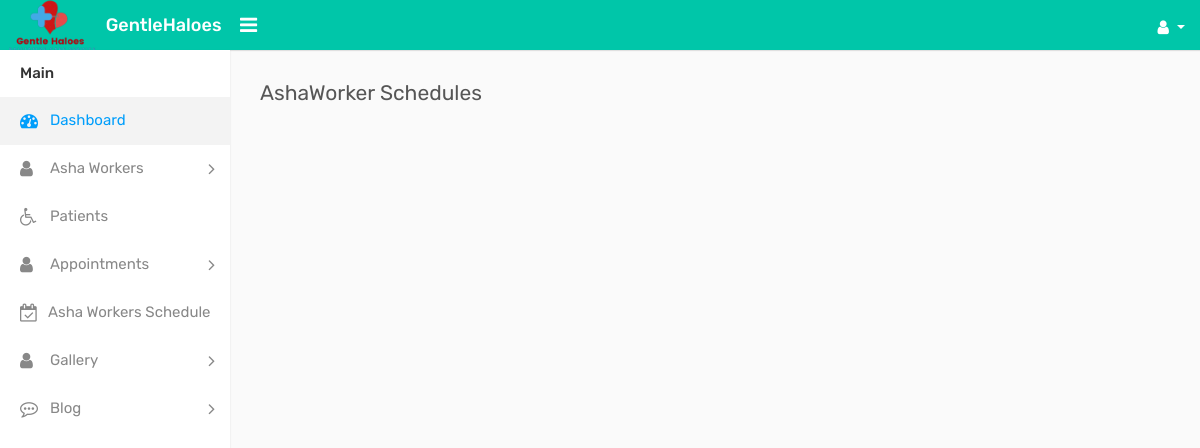
/schedule/, run on an earlier commit of the app's database.
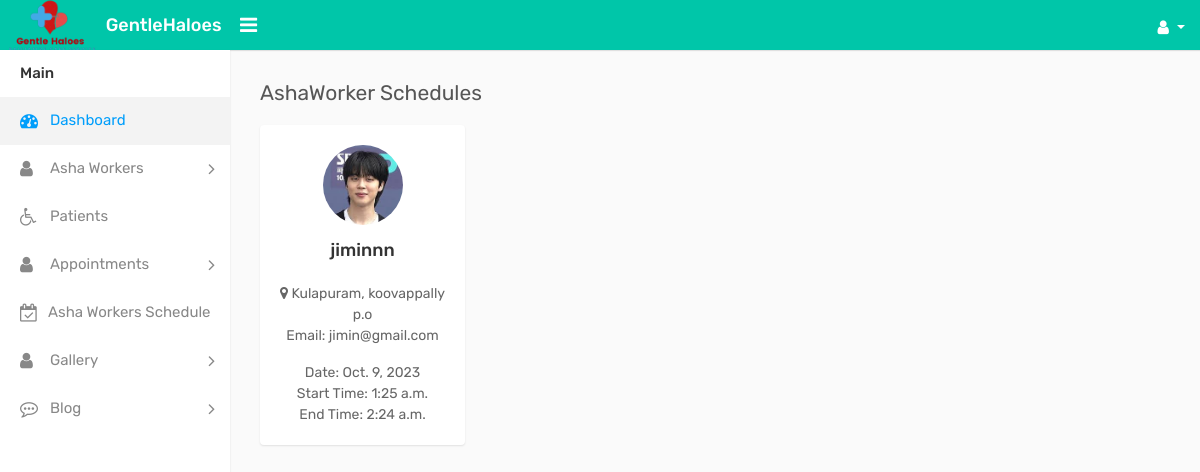
And on a later commit of the database.
### GHapp/models.py (models this page shows, shortened)
class Ashaworker(models.Model):
    user = models.ForeignKey(CustomUser, on_delete=models.CASCADE, blank=True, null=True)
    Name = models.CharField(max_length=100)
    email = models.EmailField(blank=True, null=True)
    admin_set_password = models.CharField(max_length=128, blank=True, null=True)
    date_of_birth = models.CharField(max_length=100)
    date_of_join = models.CharField(max_length=100)
    gender = models.CharField(max_length=10, choices=[('Male', 'Male'), ('Female', 'Female'), ('Other', 'Other')])
    address = models.TextField()
    taluk = models.CharField(max_length=100)
    Panchayat = models.CharField(max_length=100)
    ward = models.CharField(max_length=100,blank=True, null=True)
    postal = models.IntegerField()
    phone = models.IntegerField()
    profile_photo = models.ImageField(upload_to='profile_photos/', blank=True, null=True)
    id_proof = models.FileField(upload_to='id_proofs/', blank=True, null=True)
    edu_level=models.CharField(max_length=100,choices=[('High School', 'High School'), ('Bachelors Degree', 'Bachelors Degree'), ('Masters Degree', 'Masters Degree')],blank=True, null=True)
    edu_inst=models.CharField(max_length=100,blank=True, null=True)
    year_pass_edu=models.IntegerField(blank=True, null=True)
    edu_certificate=models.FileField(upload_to='edu_cert/', blank=True, null=True)
    add_training=models.CharField(max_length=100,blank=True, null=True)
    add_training_inst=models.CharField(max_length=100,blank=True, null=True)
    year_pass_add=models.IntegerField(blank=True, null=True)
    add_certificate=models.FileField(upload_to='add_cert/', blank=True, null=True)
    is_active = models.BooleanField(default=True)
    class Meta:
            unique_together = (("id", "ward"),)

class Slots(models.Model):
    ashaworker = models.ForeignKey(Ashaworker, on_delete=models.CASCADE)
    date = models.DateField(null=True,blank=True)
    start_time = models.TimeField()
    end_time = models.TimeField()

### GHapp/views.py (the view)
# urls.py: path('schedule/', views.schedule, name='schedule'),
def schedule(request):
    ashaworkers = Ashaworker.objects.all()
    schedules = []
    current_datetime = timezone.now()
    for ashaworker in ashaworkers:
        time_slots = Slots.objects.filter(ashaworker=ashaworker, date__gte=current_datetime)
        if time_slots.exists():
            schedules.append({
                'ashaworker': ashaworker,
                'time_slots': time_slots,
            })
    return render(request, 'admin_temp/schedule.html', {'schedules': schedules})

### templates/admin_temp/schedule.html (shortened to what the changed rows need)
{% load static %}
<!DOCTYPE html>
<html lang="en">
<head>
    <link rel="stylesheet" type="text/css" href="{% static 'assets/css/bootstrap.min.css' %}">
    <link rel="stylesheet" type="text/css" href="{% static 'assets/css/font-awesome.min.css' %}">
    <link rel="stylesheet" type="text/css" href="{% static 'assets/css/style.css' %}">
</head>
<body>
        <div class="page-wrapper">
            <div class="content">
                <div class="row doctor-grid">
                    {% for schedule in schedules %}
                            <div class="col-md-4 col-sm-4 col-lg-3">
                                <div class="profile-widget">
                                    <div class="doctor-img">
                                        <a class="avatar" href="profile.html">
                                            <img alt="" src="{{ schedule.ashaworker.profile_photo.url }}">
                                        </a>
                                    </div>
                                    <h4 class="doctor-name text-ellipsis"><a href="profile.html">{{ schedule.ashaworker.Name }}</a></h4>
                                    <div class="user-country"><br>
                                        <i class="fa fa-map-marker"></i> {{ schedule.ashaworker.address }}
                                    </div>
                                    <div>
                                        <p class="card-text">Email: {{ schedule.ashaworker.email }}</p>
                                                {% for time_slot in schedule.time_slots %}
                                                <p class="card-text"> Date: {{ time_slot.date }}<br>
                                                    Start Time: {{ time_slot.start_time }}<br>
                                                    End Time: {{ time_slot.end_time }}<br>
                                                    {% endfor %}
                                                </p>
                                    </div>
                                </div>
                            </div>
                        {% endfor %}
                </div>
            </div>
    </div>
</body>
</html>

What changed in the data, as far as the page shows it:
now on this page (row unchanged): Ashaworker: ashaworker.profile_photo (picture), ashaworker.Name "jiminnn", ashaworker.address "Kulapuram, koovappally p.o", ashaworker.email "jimin@gmail.com"
added Slots: date "Oct. 9, 2023", start_time "1:25 a.m.", end_time "2:24 a.m."
